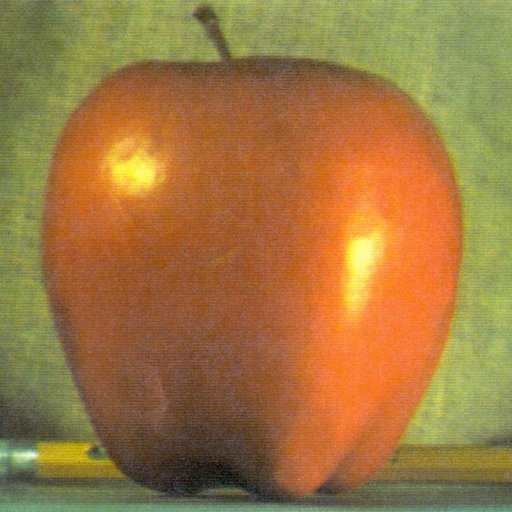
#> input picture apple.jpg, 512 x 512 px
$ jupyter execute --allow-errors 'Image Blending 15.ipynb'
#> lines starting #> are read from the running program, lines starting #| are printed output that depends on the picture
[cell 1]
import cv2
import matplotlib.pyplot as plt
import numpy as np

[cell 2]
#application of image pyramid is image blending and reconstruction of image
apple = cv2.imread('apple.jpg')
#> apple is the input picture: shape (512, 512, 3); mean B, G, R 64.8, 119.7, 159.1
orange = cv2.imread('orange.jpg')
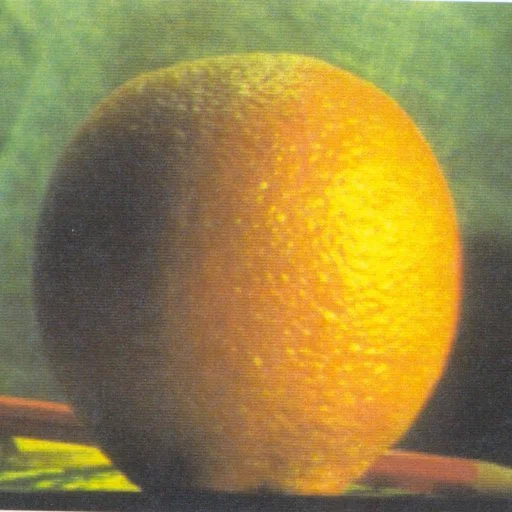
#> input picture orange.jpg, 512 x 512 px
#> orange is the input picture: shape (512, 512, 3); mean B, G, R 69.4, 131.9, 150.4
print(apple.shape)
#| (512, 512, 3)
print(orange.shape)
#| (512, 512, 3)
#first create the halve of these two
apple_orange = np.hstack((apple[:,:256],orange[:,256:])) #doing this will merge the image but there will be visible
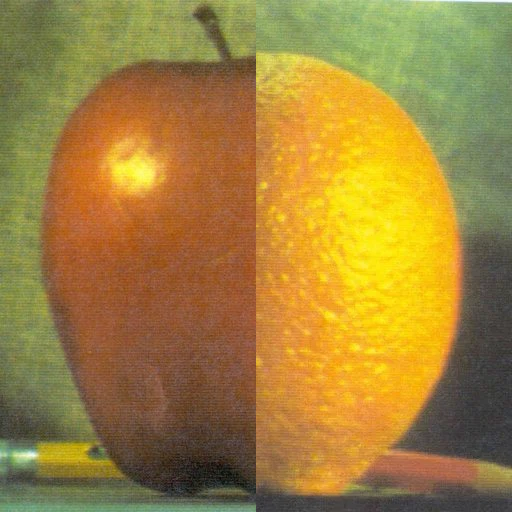
#> apple_orange: shape (512, 512, 3); mean B, G, R 60.6, 130.3, 160.8
#seperation line. To blend it perfectly, we need to follow 5 steps
# 1. Load the two images
# 2. Find the gaussian pyramid for both with level 6
# 3. from gaussian find their laplacian
# 4. Join the left half of apple and right half of orange in each level
# 5. From this joint image pyramid, reconstruct them

cv2.imshow('Apple',apple)
cv2.imshow('Orange',orange)
cv2.imshow('Apple_Orange',apple_orange)
cv2.waitKey(0)
cv2.destroyAllWindows()

### Image blending

[cell 3]
#generate gaussian for apple
apple_copy = apple.copy()
gp_apple = [apple_copy]

for i in range(6):
    layer = cv2.pyrDown(apple_copy)
    gp_apple.append(layer)
#> after the loop, gp_apple = 7 items
print(len(gp_apple))
#| 7

#generate gaussian for apple
orange_copy = orange.copy()
gp_orange = [orange_copy]

for i in range(6):
    layer = cv2.pyrDown(orange_copy)
    gp_orange.append(layer)
#> after the loop, gp_orange = 7 items
print(len(gp_orange))
#| 7

#generate laplacian for apple
apple_copy = gp_apple[5]
lp_apple = [apple_copy]
#> (the rest of this cell did not finish here and is left out)

[cell 4]
apple = cv2.imread('apple.jpg')
orange = cv2.imread('orange.jpg')
#print(apple.shape)
#print(orange.shape)
cv2.imshow('Image',apple)

apple_copy = apple.copy()
print(apple_copy.shape)
#| (512, 512, 3)
for i in range(4):
    apple_copy = cv2.pyrDown(apple_copy)
    print(apple_copy.shape)
    cv2.imshow(str(i),apple_copy)
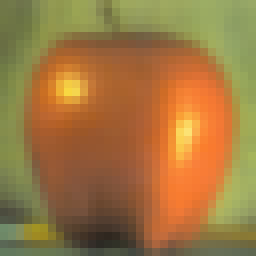
#> apple_copy: shape (32, 32, 3) (shown 8 times larger); mean B, G, R 64.4, 119.5, 159.2
cv2.waitKey(0)
cv2.destroyAllWindows()

[cell 5]
apple = cv2.imread('apple.jpg')
orange = cv2.imread('orange.jpg')

#generate gaussian for apple
apple_copy = apple.copy()
first = [apple_copy]
for i in range(4):
    apple_copy = cv2.pyrDown(apple_copy)
    first.append(apple_copy)
#> after the loop, first = 5 items

for i in range(5):
    print(first[i].shape)
print('\n')

#generate gaussian for orange
orange_copy = orange.copy()
second = [orange_copy]
for i in range(4):
    orange_copy = cv2.pyrDown(orange_copy)
    second.append(orange_copy)
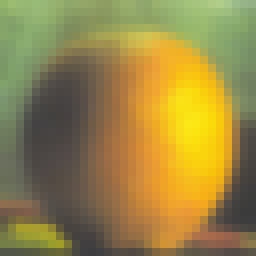
#> orange_copy: shape (32, 32, 3) (shown 8 times larger); mean B, G, R 70.2, 133.9, 151.9
#> after the loop, second = 5 items

#Laplacian for apple
lpF = [first[4]]
print('Lap First: ',lpF[0].shape)
#| Lap First:  (32, 32, 3)

for i in range(4,0,-1):
    size = (first[i - 1].shape[1],first[i - 1].shape[0])
    first_expanded = cv2.pyrUp(first[i],dstsize=size)
    laplacian = cv2.subtract(first[i-1], first_expanded)
    lpF.append(laplacian)
#> this loop made 4 passes
#> pass 1, `laplacian = cv2.subtract(first[i-1], first_expanded)`:
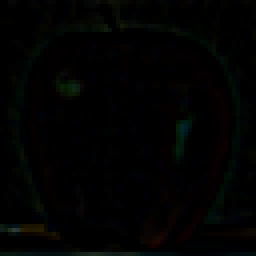
#> laplacian: shape (64, 64, 3) (shown 4 times larger); mean of channels 0, 1, 2 1.7, 2.2, 1.7; drawn as B, G, R
#> after the loop, lpF = 5 items

#Laplacian for orange
lpS = [second[4]]
print('Lap Second: ',lpS[0].shape)
#| Lap Second:  (32, 32, 3)

for i in range(4,0,-1):
    size = (second[i - 1].shape[1],second[i - 1].shape[0])
    second_expanded = cv2.pyrUp(second[i],dstsize=size)
    laplacian = cv2.subtract(second[i-1], second_expanded)
    lpS.append(laplacian)
#> this loop made 4 passes
#> pass 1, `second_expanded = cv2.pyrUp(second[i],dstsize=size)`:
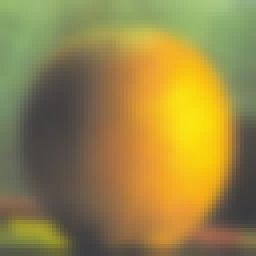
#> second_expanded: shape (64, 64, 3) (shown 4 times larger); mean of channels 0, 1, 2 69.8, 133, 151.4; drawn as B, G, R
#> pass 1, `laplacian = cv2.subtract(second[i-1], second_expanded)`:
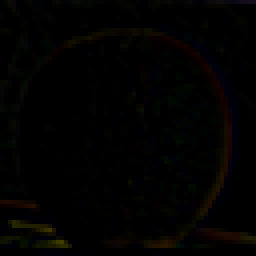
#> laplacian: shape (64, 64, 3) (shown 4 times larger); mean of channels 0, 1, 2 1.3, 1.9, 2.3; drawn as B, G, R
#> after the loop, lpS = 5 items

LS = [] #empty list for reconstruction Image
n = 0
for la,lb in zip(lpF,lpS):
    cols,rows,ch = la.shape
    n += 1
    ls = np.hstack((la[:,:int(cols/2)],lb[:,int(cols/2):]))
    LS.append(ls)
#> this loop made 5 passes
#> (cols, rows) on passes 1 to 5: (32, 32), (64, 64), (128, 128), (256, 256), (512, 512)
#> pass 1, `ls = np.hstack((la[:,:int(cols/2)],lb[:,int(cols/2):]))`:
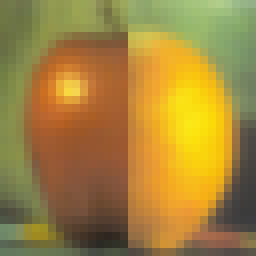
#> ls: shape (32, 32, 3) (shown 8 times larger); mean B, G, R 61, 132.1, 162.4
#> after the loop, LS = 5 items; n = 5
print('Length of LS: ',len(LS))
#| Length of LS:  5
reconstructed_image = LS[0]

for i in range(1,5):
    size = (LS[i].shape[1], LS[i].shape[0])
    reconstructed_image = cv2.pyrUp(reconstructed_image, dstsize=size)
    reconstructed_image = cv2.add(LS[i],reconstructed_image)
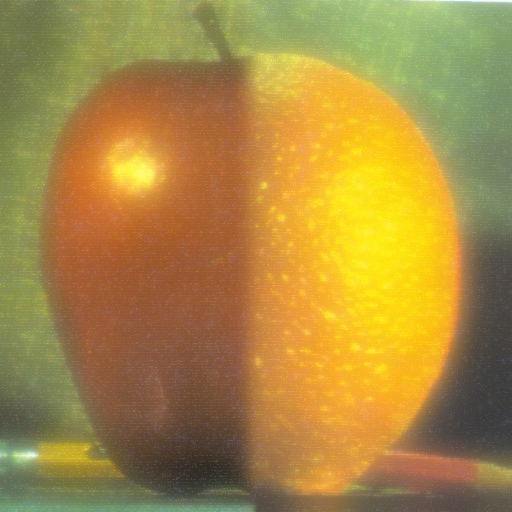
#> reconstructed_image: shape (512, 512, 3); mean B, G, R 67.1, 138, 168.4
cv2.imshow("blended image",reconstructed_image)   # showing new reconstructed image
cv2.waitKey(0)
cv2.destroyAllWindows()

###  Self Practice

[cell 6]
apple = cv2.imread('apple.jpg')
orange = cv2.imread('orange.jpg')

blend = np.hstack((apple[:,:256], orange[:,256:]))

cv2.imshow('Blend', blend)

print(apple.shape)
#| (512, 512, 3)
print(orange.shape)
#| (512, 512, 3)

cv2.waitKey(0)
cv2.destroyAllWindows()

[cell 7]
# Image Blending
#generate apple gaussian
apple = cv2.imread('apple.jpg')
gp_apple = [apple]

for i in range(6):
    layer = cv2.pyrDown(apple)
    apple = layer
    gp_apple.append(apple)

#generate orange gaussian
orange = cv2.imread('orange.jpg')
gp_orange = [orange]

for i in range(6):
    layer = cv2.pyrDown(orange)
    orange = layer
    gp_orange.append(orange)

#Generate Laplacian for apple
last_apple = gp_apple[-1]
lap_apple = [last_apple]

for i in range(6,0,-1):
    gp_apple_extend = cv2.pyrUp(gp_apple[i])
    Laplacian = cv2.subtract(gp_apple[i-1],gp_apple_extend)
    lap_apple.append(Laplacian)
#> after the loop, lap_apple = 7 items

#Generate Laplacian for orange
last_orange = gp_orange[-1]
lap_orange = [last_orange]

for i in range(6,0,-1):
    gp_orange_extend = cv2.pyrUp(gp_orange[i])
    Laplacian = cv2.subtract(gp_orange[i-1],gp_orange_extend)
    lap_orange.append(Laplacian)
#> after the loop, lap_orange = 7 items

#Now add two images
apple_orange_pyr = []
n = 0
for lp_apple,lp_orange in zip(lap_apple,lap_orange):
    n += 1
    cols,rows,channels = lp_apple.shape
    Laplacian_stack = np.hstack((lp_apple[:,:int(cols/2)], lp_orange[:,int(cols/2):]))
    apple_orange_pyr.append(Laplacian_stack)
#> this loop made 7 passes
#> after the loop, apple_orange_pyr = 7 items; n = 7

#reconstruct the image
app_or_reconstruct = apple_orange_pyr[0]
for i in range(1,7):
    size = (apple_orange_pyr[i].shape[1], apple_orange_pyr[i].shape[0])
    app_or_reconstruct = cv2.pyrUp(app_or_reconstruct, dstsize=size)
    app_or_reconstruct = cv2.add(app_or_reconstruct,apple_orange_pyr[i])
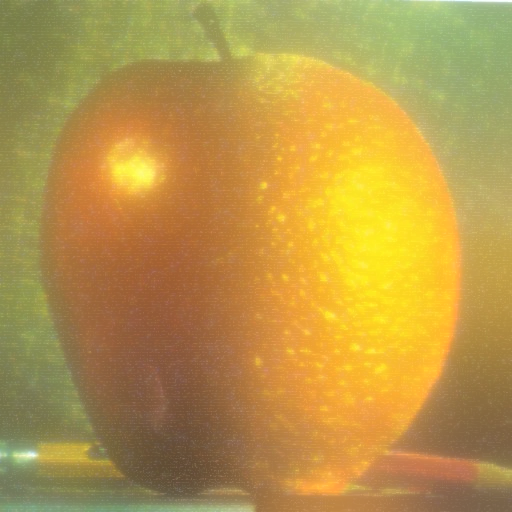
#> app_or_reconstruct: shape (512, 512, 3); mean of channels 0, 1, 2 72.5, 149.9, 184.1; drawn as B, G, R

cv2.imshow('Blended Image', app_or_reconstruct)
cv2.waitKey(0)
cv2.destroyAllWindows()
